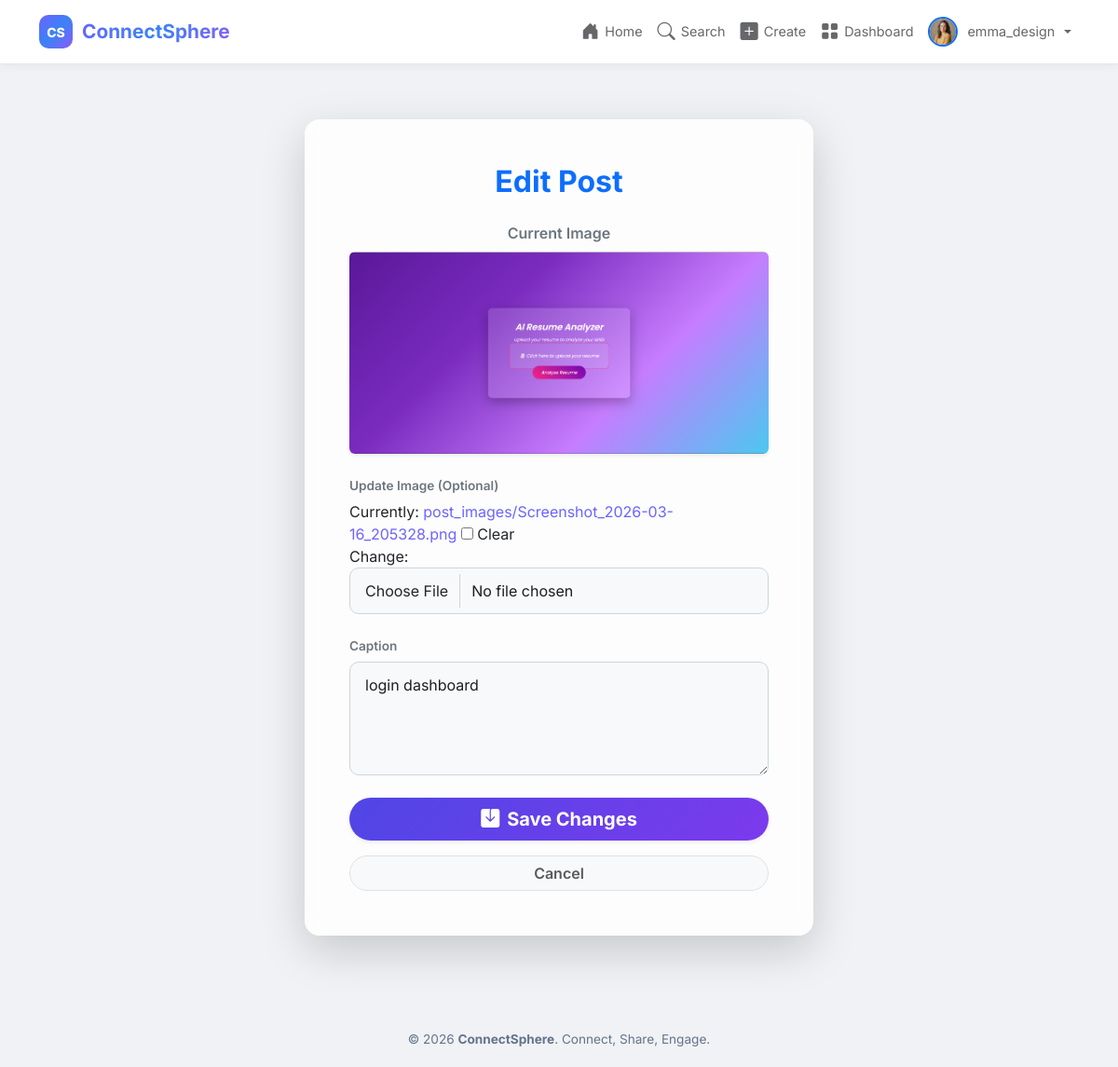
Screenshot of /post/9/edit/ (signed in) with the database file from the repository.
### app/models.py (models this page shows, shortened)
class Profile(models.Model):
    user = models.OneToOneField(User, on_delete=models.CASCADE, related_name='profile')
    profile_picture = models.ImageField(upload_to='profile_pics/', default='profile_pics/default.png', blank=True)
    bio = models.TextField(max_length=500, blank=True, default='')
    date_joined = models.DateTimeField(auto_now_add=True)

class Post(models.Model):
    user = models.ForeignKey(User, on_delete=models.CASCADE, related_name='posts')
    caption = models.TextField(max_length=2200, blank=True, default='')
    image = models.ImageField(upload_to='post_images/', blank=True, null=True)
    created_date = models.DateTimeField(auto_now_add=True)
    class Meta:
        ordering = ['-created_date']

### app/views.py (the view)
# urls.py: path('post/<int:pk>/edit/', views.edit_post, name='edit_post'),
@login_required
def edit_post(request, pk):
    post = get_object_or_404(Post, pk=pk)
    if post.user != request.user:
        messages.error(request, 'You can only edit your own posts.')
        return redirect('post_detail', pk=pk)
    if request.method == 'POST':
        form = PostForm(request.POST, request.FILES, instance=post)
        if form.is_valid():
            form.save()
            messages.success(request, 'Post updated successfully!')
            return redirect('post_detail', pk=pk)
    else:
        form = PostForm(instance=post)
    return render(request, 'edit_post.html', {'form': form, 'post': post})

### app/forms.py
class PostForm(forms.ModelForm):
    class Meta:
        model = Post
        fields = ['caption', 'image']
        widgets = {
            'caption': forms.Textarea(attrs={
                'class': 'form-control',
                'placeholder': "What's on your mind?",
                'rows': 4
            }),
            'image': forms.ClearableFileInput(attrs={
                'class': 'form-control'
            }),
        }

### templates/edit_post.html (shortened to what this page needs)
{% extends 'base.html' %}
{% load static %}
{% block content %}
<div class="container mt-5">
    <div class="row justify-content-center">
        <div class="col-md-8 col-lg-6">
            <div class="card shadow-lg border-0 rounded-4" style="background: rgba(255, 255, 255, 0.85); backdrop-filter: blur(10px);">
                <div class="card-body p-4 p-md-5">
                    <h2 class="fw-bold text-primary mb-4 text-center" style="font-family: 'Inter', sans-serif;">Edit Post</h2>
                    <form method="POST" enctype="multipart/form-data">
                        {% if post.image %}
                        <div class="mb-4 text-center">
                            <p class="fw-semibold text-secondary mb-2">Current Image</p>
                            <img src="{{ post.image.url }}" class="img-fluid rounded shadow-sm" style="max-height: 250px; object-fit: contain;" alt="Current Post Image">
                        </div>
                        {% endif %}
                        <div class="mb-4">
                            <label for="id_image" class="form-label fw-semibold text-secondary">Update Image (Optional)</label>
                            {{ form.image }}
                        </div>
                        <div class="mb-4">
                            <label for="id_caption" class="form-label fw-semibold text-secondary">Caption</label>
                            {{ form.caption }}
                        </div>
                        <div class="d-grid gap-2">
                            <button type="submit" class="btn btn-primary btn-lg rounded-pill fw-bold shadow-sm" style="background: linear-gradient(135deg, #4f46e5, #7c3aed); border: none;">
                                <i class="bi bi-save-fill me-2"></i>Save Changes
                            </button>
                            <a href="{% url 'post_detail' post.pk %}" class="btn btn-light rounded-pill fw-semibold mt-2 border text-muted">Cancel</a>
                        </div>
                    </form>
                </div>
            </div>
        </div>
    </div>
</div>
{% endblock %}

### templates/base.html (shortened to what this page needs)
{% load static %}
<!DOCTYPE html>
<html lang="en">
<head>
    <link href="https://cdn.jsdelivr.net/npm/bootstrap@5.3.3/dist/css/bootstrap.min.css" rel="stylesheet">
    <link href="https://cdn.jsdelivr.net/npm/bootstrap-icons@1.11.3/font/bootstrap-icons.min.css" rel="stylesheet">
    <link rel="stylesheet" href="{% static 'css/style.css' %}?v=2.1">
</head>
<body>
    {% if user.is_authenticated %}
    <nav class="navbar navbar-expand-lg navbar-dark fixed-top cs-navbar">
        <div class="container">
            <a class="navbar-brand cs-brand" href="{% url 'home' %}">
                <span class="cs-logo">CS</span>
                <span class="cs-name">ConnectSphere</span>
            </a>
            <div class="collapse navbar-collapse" id="navbarNav">
                <ul class="navbar-nav ms-auto align-items-center">
                    <li class="nav-item">
                        <a class="nav-link" href="{% url 'home' %}" title="Home">
                            <i class="bi bi-house-door-fill"></i>
                            <span class="nav-text">Home</span>
                        </a>
                    </li>
                    <li class="nav-item">
                        <a class="nav-link" href="{% url 'search_users' %}" title="Search">
                            <i class="bi bi-search"></i>
                            <span class="nav-text">Search</span>
                        </a>
                    </li>
                    <li class="nav-item">
                        <a class="nav-link" href="{% url 'create_post' %}" title="Create Post">
                            <i class="bi bi-plus-square-fill"></i>
                            <span class="nav-text">Create</span>
                        </a>
                    </li>
                    <li class="nav-item">
                        <a class="nav-link" href="{% url 'dashboard' %}" title="Dashboard">
                            <i class="bi bi-grid-fill"></i>
                            <span class="nav-text">Dashboard</span>
                        </a>
                    </li>
                    <li class="nav-item dropdown">
                        <a class="nav-link dropdown-toggle d-flex align-items-center" href="#" role="button" data-bs-toggle="dropdown">
                            {% if user.profile.profile_picture %}
                            <img src="{{ user.profile.profile_picture.url }}" alt="{{ user.username }}" class="nav-avatar rounded-circle border border-2 border-primary" style="width: 32px; height: 32px; object-fit: cover;">
                            {% else %}
                            <div class="nav-avatar-placeholder rounded-circle d-flex align-items-center justify-content-center text-white fw-bold bg-primary" style="width: 32px; height: 32px;">
                                <i class="bi bi-person-fill"></i>
                            </div>
                            {% endif %}
                            <span class="nav-text ms-1">{{ user.username }}</span>
                        </a>
                    </li>
                </ul>
            </div>
        </div>
    </nav>
    {% endif %}
    <main class="{% if user.is_authenticated %}cs-main{% else %}cs-main-auth{% endif %}">
        {% block content %}{% endblock %}
    </main>
    {% if user.is_authenticated %}
    <footer class="cs-footer">
        <div class="container text-center">
            <p class="mb-0">&copy; 2026 <strong>ConnectSphere</strong>. Connect, Share, Engage.</p>
        </div>
    </footer>
    {% endif %}
</body>
</html>

### static/css/style.css (style rules this page uses)
:root { --primary: #6C63FF; --secondary: #3B82F6; --accent: #8B5CF6; --dark-bg: #f0f2f5; --card-bg: #ffffff; --card-border: #e4e6eb; --text-primary: #1c1e21; --text-secondary: #65676b; --success: #10b981; --danger: #ef4444; --warning: #f59e0b; --gradient: linear-gradient(135deg, #6C63FF 0%, #3B82F6 50%, #8B5CF6 100%); }
body { font-family: 'Inter', sans-serif; background: var(--dark-bg); color: var(--text-primary); min-height: 100vh; margin: 0; padding: 0; }
.cs-navbar { position: fixed; top: 0; width: 100%; z-index: 1030; background: #ffffff; box-shadow: 0 2px 10px rgba(0, 0, 0, 0.05); border-bottom: 1px solid var(--card-border); padding: 10px 20px; display: flex; justify-content: space-between; align-items: center; box-sizing: border-box; }
.cs-brand { display: flex; align-items: center; text-decoration: none; }
.cs-logo { width: 36px; height: 36px; border-radius: 10px; background: var(--gradient); display: flex; align-items: center; justify-content: center; font-weight: 800; font-size: 14px; color: white; }
.cs-name { font-weight: 700; font-size: 1.3rem; margin-left: 10px; background: var(--gradient); -webkit-background-clip: text; -webkit-text-fill-color: transparent; }
.nav-link { color: var(--text-secondary); font-size: 0.9rem; display: flex; align-items: center; gap: 6px; transition: 0.3s; border-radius: 8px; padding: 8px 12px; text-decoration: none; }
.nav-link i { font-size: 1.2rem; }
.nav-avatar { width: 32px; height: 32px; border-radius: 50%; object-fit: cover; border: 2px solid var(--primary); }
.cs-main { padding-top: 80px; min-height: calc(100vh - 60px); padding-bottom: 40px; box-sizing: border-box; }
.form-control { background: #f8f9fa; border: 1px solid #ced4da; color: var(--text-primary); border-radius: 10px; padding: 12px 16px; transition: 0.3s; width: 100%; box-sizing: border-box; }
.form-control::placeholder { color: #64748b; }
.form-label { color: var(--text-secondary); font-weight: 500; font-size: 0.85rem; margin-bottom: 6px; display: block; }
.cs-footer { padding: 20px 0; text-align: center; color: #64748b; font-size: 0.85rem; border-top: 1px solid rgba(255, 255, 255, 0.06); margin-top: 40px; }
a { color: var(--primary); text-decoration: none; transition: 0.2s; }
img { max-width: 100%; }

### rows the page displays
Post: image (picture), caption "login dashboard"

### other values shown
{{ user.username }} "emma_design"
